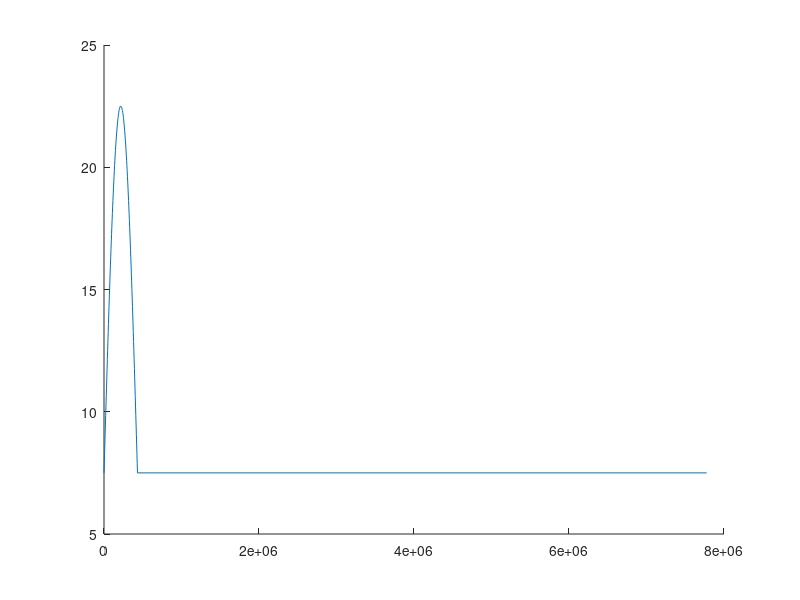

Recreate this plot in MATLAB. (Note: this script raises an error after producing the figure.)

clear

%% input

B=1;

h=5; %flow depth [m]
u=1.5; %flow velocity [m/s]
T=10*24*3600; %period [s]
tend=90*24*3600; %final time [s]
q0=h*u*B; %base value [m^3/s]

L=2000e3;
x0=0;
y0=0;
dx=20;
dy=1;

etab0=0;
Cf=0.007;
g=9.81;

%% sinusoidal serie

t=0:3600:T/2;
y=2*q0*sin(2*pi*t/T)+q0;

%% add constant at the end

t=[t,t(end)+1,tend];
y=[y,q0,q0];

%% plot

figure
hold on
plot(t,y)

%% write

writematrix([t;y]','bc_aux.txt','Delimiter',' ')

%% bed level

slope=Cf*(u*h)^2/g/h^3;
C=sqrt(g/Cf);

%%

x_v=-dx/2:dx:L+dx/2;
y_v=-dy/2:dy:B+dy/2;

%%

nx=numel(x_v);
ny=numel(y_v);
nc=nx*ny;
xyz=NaN(nc,3);

kc=0;
for kx=1:nx
    for ky=1:ny
        kc=kc+1;
        xyz(kc,1)=x_v(kx);
        xyz(kc,2)=y_v(ky);
        xyz(kc,3)=etab0+(L-x_v(kx))*slope;
    end
end

xyz_etaw=xyz+[zeros(nc,1),zeros(nc,1),ones(nc,1).*h];

%%

writematrix(xyz,'etab.xyz','delimiter',' ','FileType','text')
writematrix(xyz_etaw,'etaw.xyz','delimiter',' ','FileType','text')


